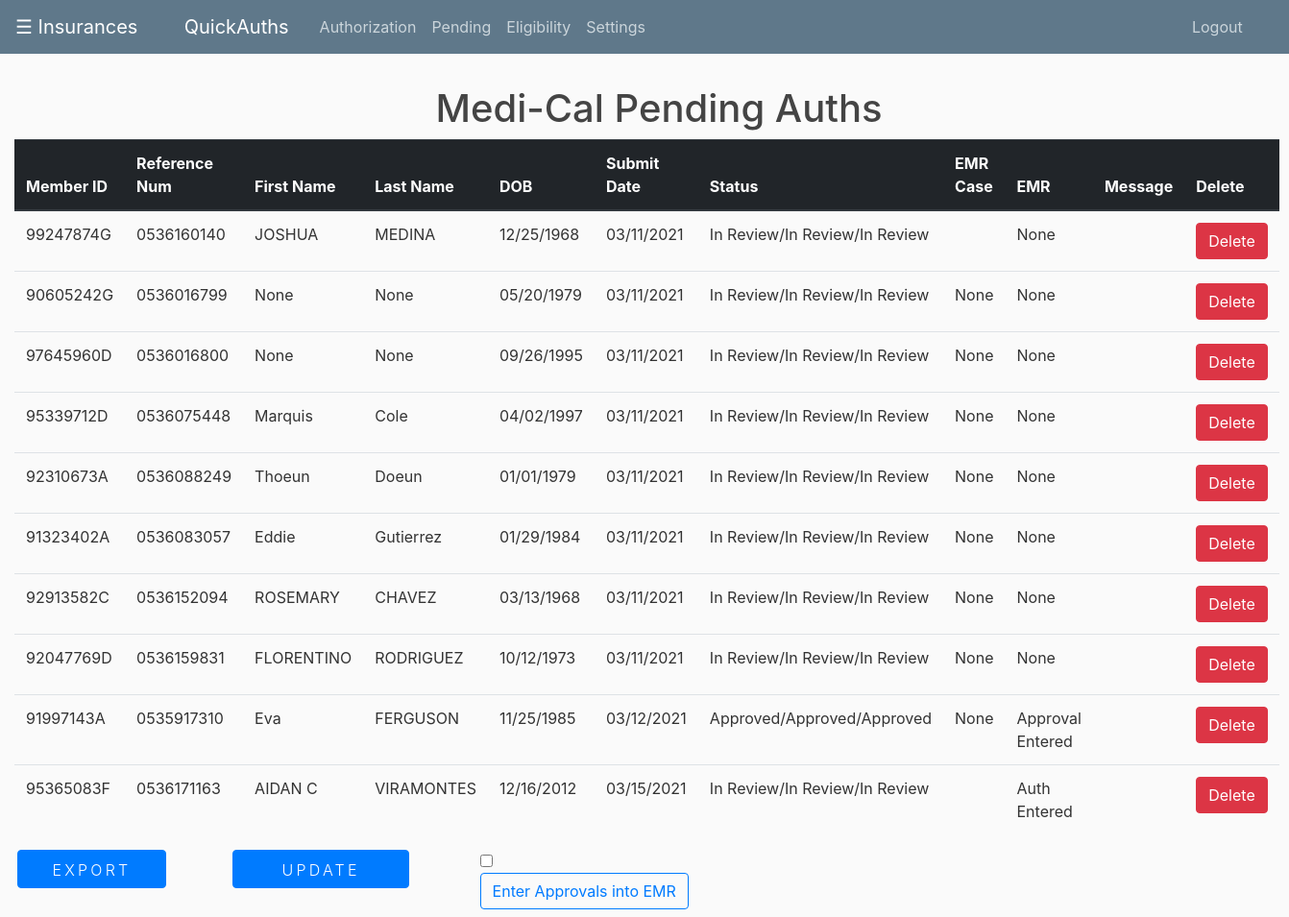
The app's page /medicalpending (signed in) with its own data.
### insurance/models.py (models this page shows, shortened)
class MediCalPendingRequest(db.Model):
    id = db.Column(db.Integer, primary_key=True)
    member_ID = db.Column(db.String(20), nullable=False)
    firstName = db.Column(db.String(30))
    lastName = db.Column(db.String(30))
    dob = db.Column(db.DateTime)
    refNumber = db.Column(db.String(30))
    submittedDate = db.Column(db.DateTime, nullable=False)
    status = db.Column(db.String(100), nullable=False)
    message = db.Column(db.String(300))
    case = db.Column(db.String(100))
    emr = db.Column(db.String(100))
    emr_entry = db.Column(db.String(100))
    company_id = db.Column(db.Integer, db.ForeignKey('company.id'), nullable=False)

### insurance/routes.py (the view)
@app.route("/medicalpending")
@login_required
def medical_pending():
    user = User.query.get(current_user.get_id())
    pending = MediCalPendingRequest.query.filter_by(company_id=user.company_id).add_columns(MediCalPendingRequest.id,
        MediCalPendingRequest.member_ID, MediCalPendingRequest.refNumber, MediCalPendingRequest.firstName,
        MediCalPendingRequest.lastName, MediCalPendingRequest.dob, MediCalPendingRequest.submittedDate,
        MediCalPendingRequest.status, MediCalPendingRequest.case, MediCalPendingRequest.emr_entry, MediCalPendingRequest.message).all()
    return render_template('medicalpending.html', pending_requests=pending, title='medical')

### insurance/models.py (called while the page is built)
@login_manager.user_loader
def load_user(user_id):
    return User.query.get(int(user_id))

### insurance/templates/medicalpending.html (shortened to what this page needs)
{% extends "layout.html" %} {% block content %}
<div class="container">
    <div class=" text-center mt-2 ">
        <h1>Medi-Cal Pending Auths</h1>
    </div>
</div>
<div class="col-md-12">
    <div id="emrCheck">
        <table class="table" id="my-table">
            <thead class="thead-dark">
                <tr>
                    <th scope="col">Member ID</th>
                    <th scope="col">Reference Num</th>
                    <th scope="col">First Name</th>
                    <th scope="col">Last Name</th>
                    <th scope="col">DOB</th>
                    <th scope="col">Submit Date</th>
                    <th scope="col">Status</th>
                    <th scope="col">EMR Case</th>
                    <th scope="col">EMR</th>
                    <th scope="col">Message</th>
                    <th scope="col">Delete</th>
                </tr>
            </thead>
            <tbody>
                {% for pending in pending_requests %}
                <tr>
                    <td>{{ pending.member_ID }}</td>
                    <td>{{ pending.refNumber }}</td>
                    <td>{{ pending.firstName }}</td>
                    <td>{{ pending.lastName }}</td>
                    <td>{{ pending.dob.strftime('%m/%d/%Y') }}</td>
                    <td>{{ pending.submittedDate.strftime('%m/%d/%Y') }}</td>
                    <td>{{ pending.status }}</td>
                    <td>{{ pending.case }}</td>
                    <td>{{ pending.emr_entry }}</td>
                    <td>{{ pending.message }}</td>
                    <td>
                        <form action="{{ url_for('delete_medical_pending_request', request_id=pending.id) }}" method="POST">
                            <button class="btn btn-danger" type="submit">Delete</button>
                        </form>
                    </td>
                </tr>
                {% endfor %}
            </tbody>
        </table>
    </div>
    <div class="row">
        <div class="col-md-2">
            <form action="{{ url_for('export_medical_pending') }}" method="POST">
                <button type="submit" class="btn btn-primary btn-send pt-2 btn-block ">Export</button>
            </form>
        </div>
        <div class="col-md-7">
            <form action="{{ url_for('update_medical_pending') }}" method="POST">
                <div class="row">
                    <div class="col-md-4">
                        <button type="submit" class="btn btn-primary btn-send pt-2 btn-block ">Update</button>
                    </div>
                    <div class="col-md-3">
                        <input type="checkbox" class="btn-check" id="btn-check-outlined" name="emr-checkbox" autocomplete="off">
                        <label class="btn btn-outline-primary" for="btn-check-outlined">Enter Approvals into EMR</label>
                    </div>
                </div>
            </form>
        </div>
    </div>
</div>
{% endblock content %}

### insurance/templates/layout.html (shortened to what this page needs)
<!DOCTYPE html>
<html>
<head>
    <link rel="stylesheet" href="https://maxcdn.bootstrapcdn.com/bootstrap/4.0.0/css/bootstrap.min.css">
    <link rel="stylesheet" type="text/css" href="{{ url_for('static', filename='main.css') }}">
</head>
<body>
    <header class="site-header">
        <nav class="navbar navbar-expand-md navbar-dark bg-steel fixed-top">
            {% if current_user.is_authenticated %}
            <span id="toggle" class="navbar-brand mr-4" onclick="openNav()">&#9776; Insurances</span> {% endif %}
            <div class="container">
                <a class="navbar-brand mr-4" href="/">QuickAuths</a>
                <div class="collapse navbar-collapse" id="navbarToggle">
                    <div class="navbar-nav mr-auto">
                        {% if 'EMR' != title and 'Login' != title and 'Register' != title and 'Admin' != title and 'CAdmin' != title and 'Reset Password' != title%}
                        <a class="nav-item nav-link" href="{{ url_for(title) }}">Authorization</a>
                        <a class="nav-item nav-link" href="{{ url_for(title + '_pending') }}">Pending</a>
                        <a class="nav-item nav-link" href="{{ url_for(title + '_eligibility') }}">Eligibility</a>
                        <a class="nav-item nav-link" href="{{ url_for(title + '_settings') }}">Settings</a> {% elif 'Admin' == title %}
                        <a class="nav-item nav-link" href="{{ url_for('admin') }}">Admin Home</a>
                        <a class="nav-item nav-link" href="{{ url_for('manage_company') }}">Companies</a> {% endif %}
                    </div>
                    <div class="navbar-nav">
                        {% if current_user.is_authenticated %}
                        <a class="nav-item nav-link" href="{{ url_for('logout') }}">Logout</a> {% else %}
                        <a class="nav-item nav-link" href="{{ url_for('login') }}">Login</a>
                        <a class="nav-item nav-link" href="{{ url_for('register') }}">Register</a> {% endif %}
                    </div>
                </div>
            </div>
        </nav>
    </header>
    <main role="main" class="container-fluid">
        <div class="row justify-content-center">
            <div class="col-md-8">
            </div>
        </div>
        <div class="row justify-content-center">
            {% block content %}{% endblock %}
        </div>
    </main>
</body>
</html>

### insurance/static/main.css (style rules this page uses)
body { background: #fafafa; color: #333333; margin-top: 5rem; }
h1, h2, h3, h4, h5, h6 { color: #444444; }
.bg-steel { background-color: #5f788a; }
.site-header .navbar-nav .nav-link { color: #cbd5db; }
.btn-send { font-weight: 300; text-transform: uppercase; letter-spacing: 0.2em; width: 80%; margin-left: 3px }

### records on screen
MediCalPendingRequest: member_ID "99247874G", refNumber "0536160140", firstName "JOSHUA", lastName "MEDINA", dob "12/25/1968", submittedDate "03/11/2021", status "In Review/In Review/In Review", emr_entry "None"
MediCalPendingRequest: member_ID "90605242G", refNumber "0536016799", firstName "None", lastName "None", dob "05/20/1979", submittedDate "03/11/2021", status "In Review/In Review/In Review", case "None", emr_entry "None"
MediCalPendingRequest: member_ID "97645960D", refNumber "0536016800", firstName "None", lastName "None", dob "09/26/1995", submittedDate "03/11/2021", status "In Review/In Review/In Review", case "None", emr_entry "None"
MediCalPendingRequest: member_ID "95339712D", refNumber "0536075448", firstName "Marquis", lastName "Cole", dob "04/02/1997", submittedDate "03/11/2021", status "In Review/In Review/In Review", case "None", emr_entry "None"
MediCalPendingRequest: member_ID "92310673A", refNumber "0536088249", firstName "Thoeun", lastName "Doeun", dob "01/01/1979", submittedDate "03/11/2021", status "In Review/In Review/In Review", case "None", emr_entry "None"
MediCalPendingRequest: member_ID "91323402A", refNumber "0536083057", firstName "Eddie", lastName "Gutierrez", dob "01/29/1984", submittedDate "03/11/2021", status "In Review/In Review/In Review", case "None", emr_entry "None"
MediCalPendingRequest: member_ID "92913582C", refNumber "0536152094", firstName "ROSEMARY", lastName "CHAVEZ", dob "03/13/1968", submittedDate "03/11/2021", status "In Review/In Review/In Review", case "None", emr_entry "None"
MediCalPendingRequest: member_ID "92047769D", refNumber "0536159831", firstName "FLORENTINO", lastName "RODRIGUEZ", dob "10/12/1973", submittedDate "03/11/2021", status "In Review/In Review/In Review", case "None", emr_entry "None"
MediCalPendingRequest: member_ID "91997143A", refNumber "0535917310", firstName "Eva", lastName "FERGUSON", dob "11/25/1985", submittedDate "03/12/2021", status "Approved/Approved/Approved", case "None", emr_entry "Approval Entered"
MediCalPendingRequest: member_ID "95365083F", refNumber "0536171163", firstName "AIDAN C", lastName "VIRAMONTES", dob "12/16/2012", submittedDate "03/15/2021", status "In Review/In Review/In Review", emr_entry "Auth Entered"
